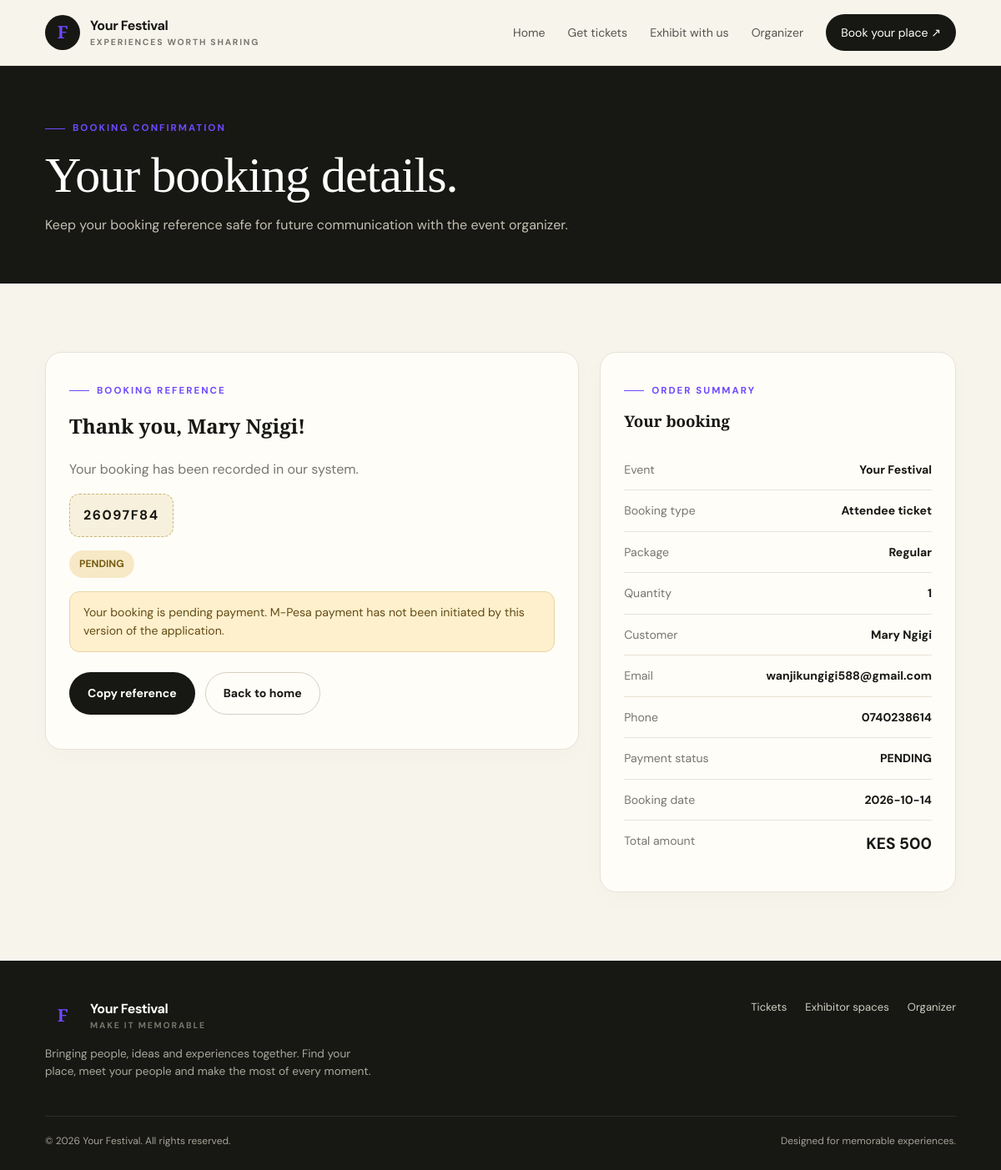
The app's page /order/success/26097F84 with its own data.
### tables this page shows
CREATE TABLE event_settings (
        id INTEGER PRIMARY KEY CHECK (id = 1),
        name TEXT NOT NULL,
        tagline TEXT NOT NULL,
        event_date TEXT NOT NULL,
        venue TEXT NOT NULL,
        primary_color TEXT NOT NULL
    );

CREATE TABLE orders (
        id INTEGER PRIMARY KEY AUTOINCREMENT,
        reference TEXT UNIQUE NOT NULL,
        order_type TEXT NOT NULL,
        customer_name TEXT NOT NULL,
        email TEXT NOT NULL,
        phone TEXT NOT NULL,
        item_id INTEGER NOT NULL,
        item_name TEXT NOT NULL,
        quantity INTEGER NOT NULL,
        total_amount INTEGER NOT NULL,
        payment_status TEXT NOT NULL DEFAULT 'PENDING',
        mpesa_checkout_id TEXT,
        mpesa_receipt TEXT,
        created_at TEXT NOT NULL
    );

### app.py (the view)
@app.route("/order/success/<reference>")
def order_detail(reference):
    order = get_db().execute("""
        SELECT * FROM orders WHERE reference = ?
    """, (reference,)).fetchone()
    if order is None:
        flash("Booking reference not found.")
        return redirect(url_for("index"))
    return render_template(
        "order.html",
        event=get_event_info(),
        order=order,
    )

### app.py (called while the page is built, shortened)
def get_db():
    if "db" not in g:
        g.db = sqlite3.connect(DATABASE, timeout=10)
        g.db.row_factory = sqlite3.Row
        g.db.execute("PRAGMA foreign_keys = ON")
    return g.db

@app.before_request
def ensure_database():
    init_db()

def get_event_info():
    row = get_db().execute(
        "SELECT * FROM event_settings WHERE id = 1"
    ).fetchone()
    return dict(row)

### templates/order.html (shortened to what this page needs)
{% extends "base.html" %}
{% block content %}
<section class="page-hero">
    <div class="container">
        <span class="eyebrow">Booking confirmation</span>
        <h1>Your booking details.</h1>
        <p>Keep your booking reference safe for future communication with the event organizer.</p>
    </div>
</section>
<section class="section">
    <div class="container order-wrap">
        <div class="panel">
            <span class="eyebrow">Booking reference</span>
            <h2 style="font-family:'Playfair Display',serif; margin-top:14px;">
                Thank you, {{ order.customer_name }}!
            </h2>
            <p class="muted">
                Your booking has been recorded in our system.
            </p>
            <div class="reference" id="bookingReference">
                {{ order.reference }}
            </div>
            <p style="margin-top:16px;">
                <span class="status {% if order.payment_status == 'PAID' %}paid{% elif order.payment_status == 'FAILED' %}failed{% endif %}">
                    {{ order.payment_status }}
                </span>
            </p>
            {% if order.payment_status == 'PENDING' %}
                <div class="flash">
                    Your booking is pending payment. M-Pesa payment has not been initiated by this version of the application.
                </div>
            {% elif order.payment_status == 'PAID' %}
                <div class="flash" style="background:#e3f2e8; color:#236343;">
                    Your payment is marked as successful.
                </div>
            {% elif order.payment_status == 'FAILED' %}
                <div class="flash">
                    Your payment was unsuccessful. Please contact the event organizer.
                </div>
            {% endif %}
            <div style="display:flex; gap:12px; flex-wrap:wrap; margin-top:24px;">
                <button class="btn btn-dark" type="button" id="copyReference">
                    Copy reference
                </button>
                <a class="btn btn-outline" href="{{ url_for('index') }}">
                    Back to home
                </a>
            </div>
        </div>
        <aside class="panel">
            <span class="eyebrow">Order summary</span>
            <h3 style="font-family:'Playfair Display',serif; margin-top:12px;">
                Your booking
            </h3>
            <div class="detail-row">
                <span>Event</span>
                <strong>{{ event.name }}</strong>
            </div>
            <div class="detail-row">
                <span>Booking type</span>
                <strong>
                    {% if order.order_type == 'ticket' %}
                        Attendee ticket
                    {% else %}
                        Exhibitor booth
                    {% endif %}
                </strong>
            </div>
            <div class="detail-row">
                <span>Package</span>
                <strong>{{ order.item_name }}</strong>
            </div>
            <div class="detail-row">
                <span>Quantity</span>
                <strong>{{ order.quantity }}</strong>
            </div>
            <div class="detail-row">
                <span>Customer</span>
                <strong>{{ order.customer_name }}</strong>
            </div>
            <div class="detail-row">
                <span>Email</span>
                <strong>{{ order.email }}</strong>
            </div>
            <div class="detail-row">
                <span>Phone</span>
                <strong>{{ order.phone }}</strong>
            </div>
            <div class="detail-row">
                <span>Payment status</span>
                <strong>{{ order.payment_status }}</strong>
            </div>
            <div class="detail-row">
                <span>Booking date</span>
                <strong>{{ order.created_at[:10] }}</strong>
            </div>
            <div class="detail-row">
                <span>Total amount</span>
                <strong style="font-size:1.2rem;">
                    KES {{ "{:,}".format(order.total_amount) }}
                </strong>
            </div>
        </aside>
    </div>
</section>
{% endblock %}

### templates/base.html (shortened to what this page needs)
<!DOCTYPE html>
<html lang="en">
<head>
</head>
<body>
<header class="site-header">
    <div class="container nav">
        <a class="brand" href="{{ url_for('index') }}">
            <span class="brand-mark">F</span>
            <span class="brand-name">
                {{ event.name }}
                <small>Experiences worth sharing</small>
            </span>
        </a>
        <nav class="nav-links" id="navLinks">
            <a href="{{ url_for('index') }}">Home</a>
            <a href="{{ url_for('tickets_page') }}">Get tickets</a>
            <a href="{{ url_for('booths_page') }}">Exhibit with us</a>
            <a href="{{ url_for('admin_dashboard') }}">Organizer</a>
            <a class="nav-cta" href="{{ url_for('tickets_page') }}">Book your place ↗</a>
        </nav>
    </div>
</header>
<main>
    {% block content %}{% endblock %}
</main>
<footer class="site-footer">
    <div class="container">
        <div class="footer-main">
            <div>
                <a class="brand" href="{{ url_for('index') }}">
                    <span class="brand-mark">F</span>
                    <span class="brand-name">{{ event.name }}<small>Make it memorable</small></span>
                </a>
                <p>Bringing people, ideas and experiences together. Find your place, meet your people and make the most of every moment.</p>
            </div>
            <div class="footer-links">
                <a href="{{ url_for('tickets_page') }}">Tickets</a>
                <a href="{{ url_for('booths_page') }}">Exhibitor spaces</a>
                <a href="{{ url_for('admin_dashboard') }}">Organizer</a>
            </div>
        </div>
        <div class="footer-bottom">
            <span>© <span id="year"></span> {{ event.name }}. All rights reserved.</span>
            <span>Designed for memorable experiences.</span>
        </div>
    </div>
</footer>
</body>
</html>

### records on screen
event_settings: name "Your Festival"
orders: customer_name "Mary Ngigi", reference "26097F84", payment_status "PENDING", item_name "Regular", quantity "1", email "wanjikungigi588@gmail.com", phone "0740238614", created_at "2026-10-14", total_amount "500"
